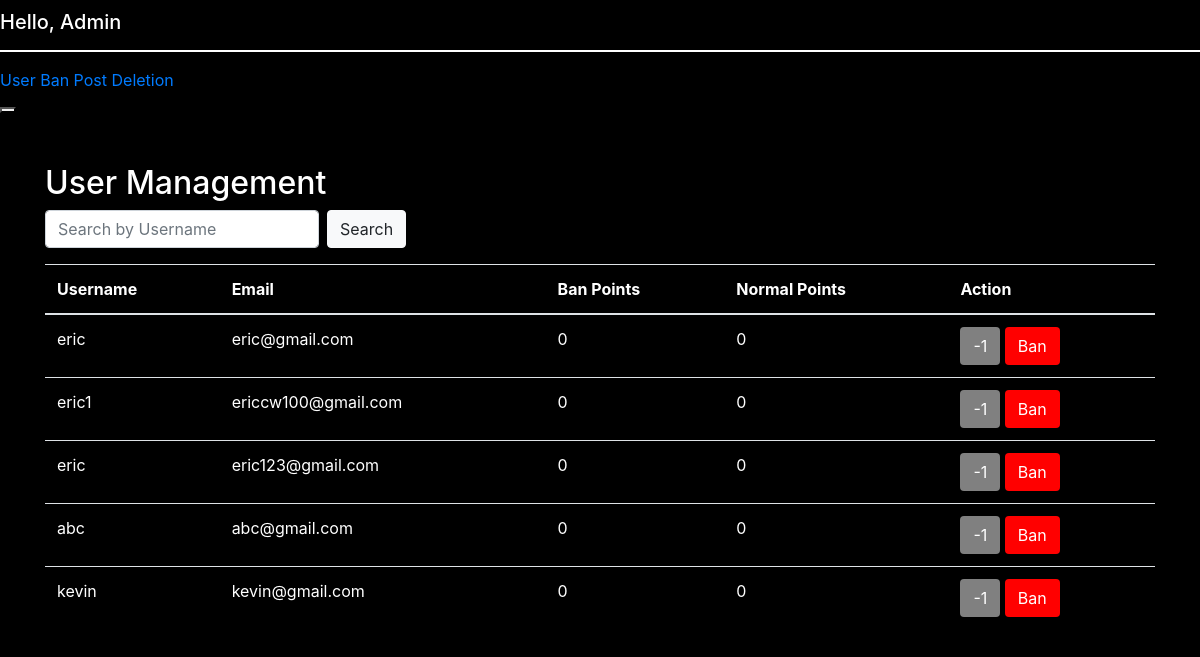
The page /adminpanelver7/userBan.php on the database as committed earlier.
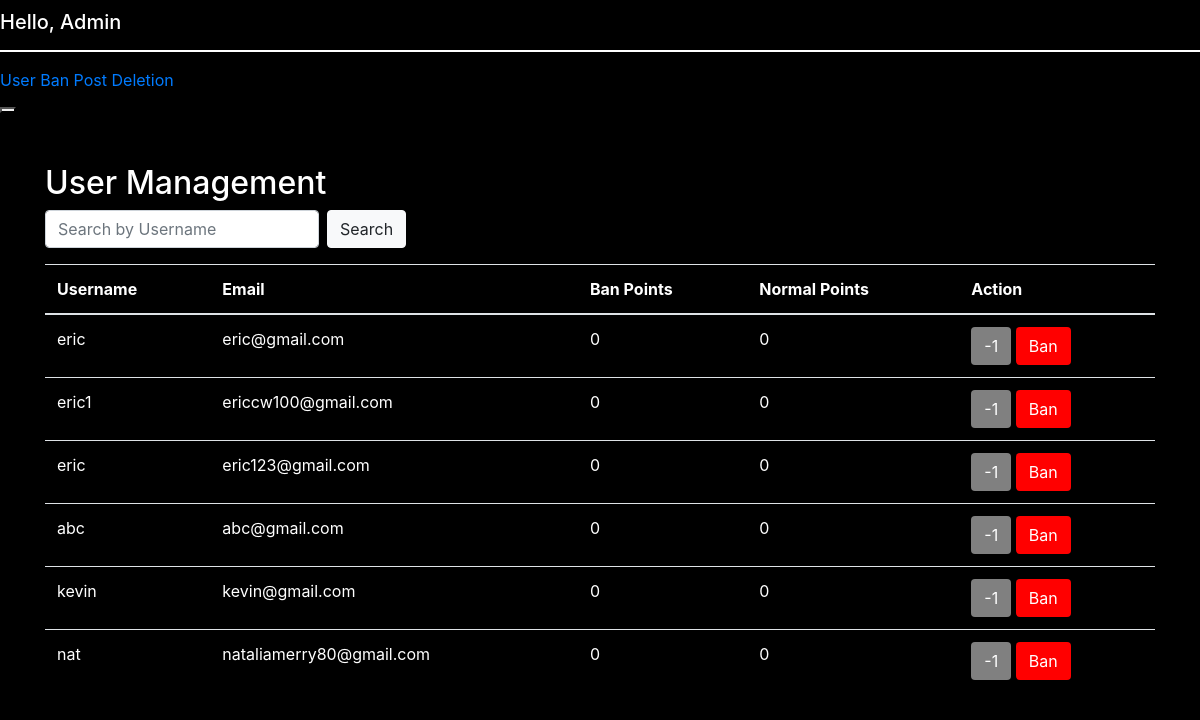
The same page on the database as committed later.
### tables this page shows
CREATE TABLE `user` (
  `id` int(11) NOT NULL,
  `username` varchar(52) DEFAULT NULL,
  `email` varchar(52) DEFAULT NULL,
  `password` varchar(26) DEFAULT NULL,
  `description` varchar(100) DEFAULT NULL,
  `src` varchar(50) NOT NULL DEFAULT 'assets\\profileicon.png',
  `favoritsport` tinyint(1) NOT NULL DEFAULT 0,
  `favoritmakeup` tinyint(1) NOT NULL DEFAULT 0,
  `favoritkpop` tinyint(1) NOT NULL DEFAULT 0,
  `favorithairstyle` tinyint(1) NOT NULL DEFAULT 0,
  `favoritdrawing` tinyint(1) NOT NULL DEFAULT 0,
  `favoritbaking` tinyint(1) NOT NULL DEFAULT 0,
  `favoritcooking` tinyint(1) NOT NULL DEFAULT 0,
  `favoritcar` tinyint(1) NOT NULL DEFAULT 0,
  `favoritgame` tinyint(1) NOT NULL DEFAULT 0
);

### adminpanelver7/userBan.php (the view, shortened to what this page needs)
<?php
include_once "./config/dbconnect.php";
$search = isset($_GET['search']) ? $conn->real_escape_string($_GET['search']) : '';
$sql = "SELECT id, username, email, COALESCE(ban_points, 0) as ban_points, COALESCE(normal_points, 0) as normal_points
        FROM user
        WHERE username LIKE '%$search%'";
$result = $conn->query($sql);
?>
<!DOCTYPE html>
<html lang="en">
<head>
    <link rel="stylesheet" href="https://stackpath.bootstrapcdn.com/bootstrap/4.3.1/css/bootstrap.min.css">
</head>
<body>
<?php include_once "sidebar.php"; ?>
<div class="container mt-5">
    <h2>User Management</h2>
    <form class="form-inline mb-3">
        <input class="form-control mr-sm-2" type="text" placeholder="Search by Username" name="search">
        <button class="btn btn-light" type="submit">Search</button>
    </form>
    <table class="table">
        <thead>
        <tr>
            <th>Username</th>
            <th>Email</th>
            <th>Ban Points</th>
            <th>Normal Points</th>
            <th>Action</th>
        </tr>
        </thead>
        <tbody>
        <?php
        if ($result->num_rows > 0) {
            while ($row = $result->fetch_assoc()) {
                ?>
                <tr>
                    <td><?= $row['username'] ?></td>
                    <td><?= $row['email'] ?></td>
                    <td class="ban-points"><?= $row['ban_points'] ?></td>
                    <td class="normal-points"><?= $row['normal_points'] ?></td>
                    <td>
                        <button class="btn btn-subtract" onclick="subtractNormalPoint(<?= $row['id'] ?>)">-1</button>
                        <?php
                        if ($row['ban_points'] == 1) {
                            echo '<button class="btn btn-unban" onclick="updateBanStatus(' . $row['id'] . ', 0)">Unban</button>';
                        } else {
                            echo '<button class="btn btn-ban" onclick="updateBanStatus(' . $row['id'] . ', 1)">Ban</button>';
                        }
                        ?>
                    </td>
                </tr>
                <?php
            }
        } else {
            echo "<tr><td colspan='5'>No users found</td></tr>";
        }
        ?>
        </tbody>
    </table>
</div>
</body>
</html>

Rows that differ between the two databases and show on the page:
added user: username "nat", email "nataliamerry80@gmail.com", ban_points "0", normal_points "0"
